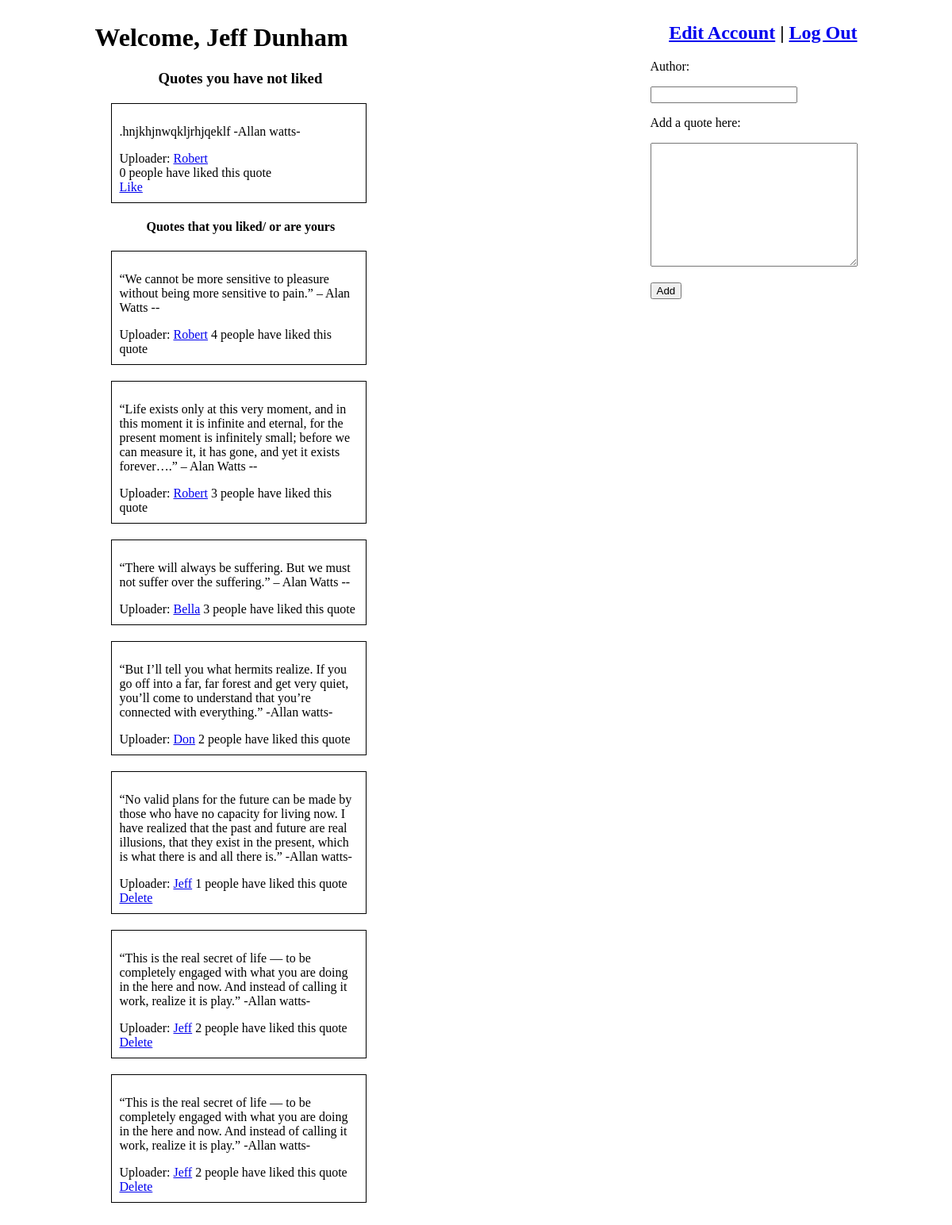
The page /userPage (signed in) on the database its author committed.
### examApp/models.py (models this page shows)
class User(models.Model):
	userName = models.CharField(max_length=45)
	firstName = models.CharField(max_length=45)
	lastName = models.CharField(max_length=45)
	email = models.CharField(max_length=45)
	password = models.CharField(max_length=45)
	created_at = models.DateTimeField(auto_now_add=True)
	updated_at = models.DateTimeField(auto_now=True)
	objects = UserManager()

class Quotes(models.Model):
	quote = models.TextField()
	author = models.CharField(max_length=45, null=True)
	uploader = models.ForeignKey(User, related_name="quoteUploaded", on_delete = models.CASCADE)
	likes = models.ManyToManyField(User, related_name="quotesLiked")
	created_at = models.DateTimeField(auto_now_add=True)
	updated_at = models.DateTimeField(auto_now=True)
	objects = QuoteManager()

### examApp/views.py (the view)
# urls.py: path('userPage', views.userPage),
def userPage(request):
    if "userId" not in request.session:
        return redirect('/')
    else:
        context = {
            'user': User.objects.get(id=request.session['userId']),
            'allQuotes': Quotes.objects.all(),
            'likedQuotes': Quotes.objects.filter(Q(likes=User.objects.get(id=request.session['userId']))|Q(uploader=User.objects.get(id=request.session['userId']))),
            'unlikedQuotes': Quotes.objects.exclude(Q(likes=User.objects.get(id=request.session['userId']))|Q(uploader=User.objects.get(id=request.session['userId']))),
        }
    return render(request, "loginPage.html", context)

### examApp/templates/loginPage.html (shortened to what this page needs)
<!DOCTYPE html>
<html lang="en">
<head>
    {% load static %}
    <link rel="stylesheet" href="{% static 'css/style1.css' %}">
</head>
<body>
    <div id="wrapper">
        <h1>Welcome, {{user.firstName.capitalize}} {{user.lastName.capitalize}}</h1>
        <h3>Quotes you have not liked</h3>
        {% for quote in unlikedQuotes %}
        <div class="quote">
            <p>{{quote.quote}} -{{quote.author.capitalize}}-</p>
            <p1>Uploader: <a href="/userQuote/{{quote.uploader.id}}">{{quote.uploader.firstName.capitalize}}</a></p1>
            <br>
            <p1>{{quote.likes.all.count}} people have liked this quote</p1>
            <br>
            <p3><a href="/like/{{quote.id}}">Like</a>{% if user == quote.uploader %}<a href="/delete/{{quote.id}}"> | Delete</a>{% endif %}</p3>
        </div>
        {% endfor %}
        <h4>Quotes that you liked/ or are yours</h4>
        {% for quote in likedQuotes %}
        <div class="quote">
            <p>{{quote.quote}} -{{quote.author.capitalize}}-</p>
            <p1>Uploader: <a href="/userQuote/{{quote.uploader.id}}">{{quote.uploader.firstName.capitalize}}</a></p1>
            <p1>{{quote.likes.all.count}} people have liked this quote</p1>
            <br>
            <p3>{% if user == quote.uploader %}<a href="/delete/{{quote.id}}">Delete</a>{% endif %}</p3></p3>
        </div>
        {% endfor %}
    </div>
    <div id="wrapper1">
        <h2><a href="/editUser">Edit Account</a> | <a href="http://localHost:8000/destroySession">Log Out</a></h2>
        <form action="/addQuote" method="POST">
        <p>Author:</p>
        <input type="text" name="author">
        <p>Add a quote here:</p>
        <textarea name="quote" id="" cols="30" rows="10"></textarea>
        <p><input type="submit" value="Add"></p>
        </form>
    </div>
</body>
</html>

### examApp/static/css/style1.css (style rules this page uses)
body { display: flex; justify-content: center; }
#wrapper { width: 700px; }
h2 { text-align: end; }
h3 { margin-left: 80px; }
h4 { margin-left: 65px; }
.quote { width: 300px; border: 1px black solid; margin: 20px; padding: 10px; }

### rows shown on the page
User: firstName "Jeff", lastName "Dunham"
Quotes: quote ".hnjkhjnwqkljrhjqeklf", author "Allan watts", uploader.firstName "Robert", likes.all.count "0"
Quotes: quote "“We cannot be more sensitive to pleasure without being more sensitive to pain.” – Alan Watts", uploader.firstName "Robert", likes.all.count "4"
Quotes: quote "“Life exists only at this very moment, and in this moment it is infinite and eternal, for the present moment is infinitely small; before we can measure it, it has gone, and yet it exists forever….” – Alan Watts", uploader.firstName "Robert", likes.all.count "3"
Quotes: quote "“There will always be suffering. But we must not suffer over the suffering.” – Alan Watts", uploader.firstName "Bella", likes.all.count "3"
Quotes: quote "“But I’ll tell you what hermits realize. If you go off into a far, far forest and get very quiet, you’ll come to understand that you’re connected with everything.”", author "Allan watts", uploader.firstName "Don", likes.all.count "2"
Quotes: quote "“No valid plans for the future can be made by those who have no capacity for living now. I have realized that the past and future are real illusions, that they exist in the present, which is what there is and all there is.”", author "Allan watts", uploader.firstName "Jeff", likes.all.count "1"
Quotes: quote "“This is the real secret of life — to be completely engaged with what you are doing in the here and now. And instead of calling it work, realize it is play.”", author "Allan watts", uploader.firstName "Jeff", likes.all.count "2"
